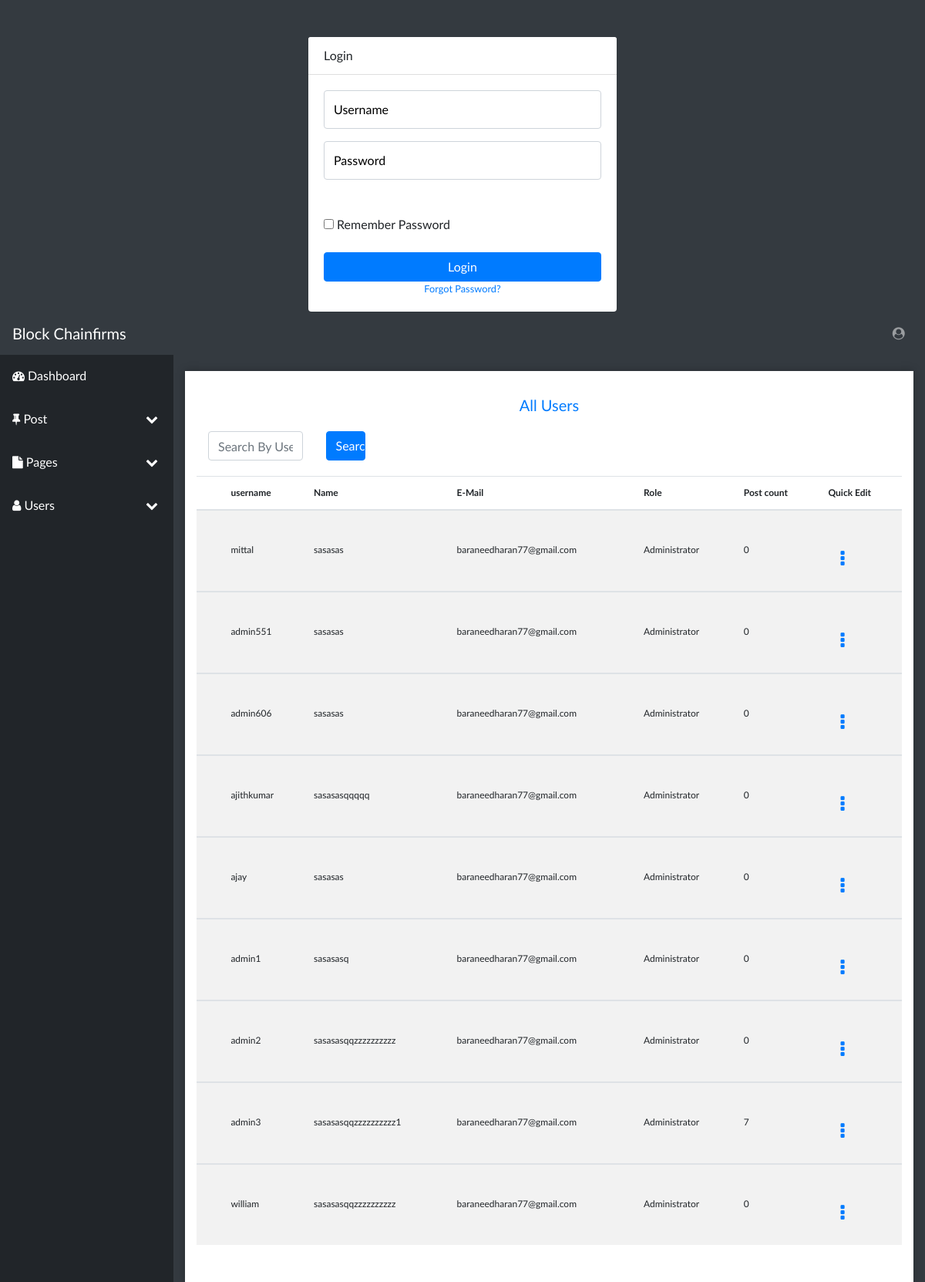
Screenshot of /alluser.php with the database file from the repository.
### tables this page shows
CREATE TABLE `newuser` (
  `id` int(10) NOT NULL,
  `username` varchar(50) NOT NULL,
  `email` varchar(50) NOT NULL,
  `firstname` varchar(50) NOT NULL,
  `lastname` varchar(50) NOT NULL,
  `NickName` varchar(100) NOT NULL,
  `Biographicalinfo` varchar(1000) NOT NULL,
  `image` varchar(50) NOT NULL,
  `password` varchar(50) NOT NULL,
  `role` varchar(50) NOT NULL,
  `createdTime` timestamp(6) NOT NULL DEFAULT current_timestamp(6),
  `updatedTime` varchar(50) NOT NULL,
  `LoggedTime` timestamp(6) NOT NULL DEFAULT current_timestamp(6),
  `logoutTime` timestamp(6) NOT NULL DEFAULT current_timestamp(6),
  `signed_in` varchar(11) NOT NULL
);

### alluser.php (the view, shortened to what this page needs)
<?php include("includes/header.php"); ?>
<body id="page-top">
 <?php include("includes/topnav.php"); ?>
  <div id="wrapper">
<?php include("includes/sidenav.php"); ?>
      <div class="container-fluid">
        <div class="row dash_row">
        <div class="col-md-12 outer-w3-agile">
    <a href="alluser.php"><h5  class="text-center">All Users</h5></a>
          <div class="row dash_row" style="margin-bottom: 20px;">
          <div class="col-md-2">
    <form action="" method="post">
    <input type="text" name="search" class="form-control" placeholder="Search By Username">
  </div>
  <div class="col-md-2 ">
    <input type="submit" name="selectByUsername" class="btn btn-primary col-md-5" value="Search">
  </div>
</div>
              <div class="table-responsive">
              <table id="mytable" class="table table-bordred table-striped">
                   <thead>
                   <th></th>
                   <th>username</th>
                    <th>Name</th>
                     <th>E-Mail</th>
                     <th>Role</th>
                     <th>Post count</th>
                      <th>Quick Edit</th>
                   </thead>
    <tbody>
    <?php
         if (!isset($_POST['selectByUsername'])) {
              $query="SELECT * FROM newuser";
$select_newuser=mysqli_query($connection,$query);
while($row=mysqli_fetch_array($select_newuser)) {
  $username=$row['username'];
  $email=$row['email'];
  $firstname=$row['firstname'];
    $role=$row['role'];
            ?>
    <tr>
    <td></td>
    <td ><label><?php echo $username;  ?></label></td>
    <td><label><?php echo $firstname;  ?></label></td>
    <td ><label><?php echo $email;  ?></label></td>
    <td><label><?php echo $role;  ?></label></td>
<?php
$post_query="SELECT * FROM posts WHERE username='{$username}'";
$post_select_query=mysqli_query($connection,$post_query);
if($post_select_query){
     $row_user = mysqli_num_rows($post_select_query);
     }
?>
    <td><label><?php echo $row_user;  ?></label></td>
    <td><label><a class="nav-link " href="#" id="actionmenu" role="button" data-toggle="dropdown" aria-haspopup="true" aria-expanded="false">
          <i class="fa fa-ellipsis-v font-24"></i>
        </a>
</label>
</td>
    </tr>
    </tbody>
    <?php
     }
}
    ?>
</table>
            </div>
                </div>
              </div>
      </div>
</div>
</body>
</html>

### css/style.css (style rules this page uses)
body { font-family: 'Lato', sans-serif !important; }
.font-24 { font-size:24px !important; }
.outer-w3-agile { padding: 2em 1em; -webkit-box-shadow: 0px 0px 11px 0px rgba(0, 0, 0, 0.25); -moz-box-shadow: 0px 0px 11px 0px rgba(0, 0, 0, 0.25); box-shadow: 0px 0px 11px 0px rgba(0, 0, 0, 0.25); background: #fff; }
.dash_row { margin-top: 22px !important; }
label { padding-top:30px; }
.container-fluid { margin-top:55px !important; }
table { font-size:12px !important; height:50%; overflow-x:scroll; }

### rows the page displays
newuser: username "mittal", firstname "sasasas", email "baraneedharan77@gmail.com", role "Administrator", row_user "0"
newuser: username "admin551", firstname "sasasas", email "baraneedharan77@gmail.com", role "Administrator", row_user "0"
newuser: username "admin606", firstname "sasasas", email "baraneedharan77@gmail.com", role "Administrator", row_user "0"
newuser: username "ajithkumar", firstname "sasasasqqqqq", email "baraneedharan77@gmail.com", role "Administrator", row_user "0"
newuser: username "ajay", firstname "sasasas", email "baraneedharan77@gmail.com", role "Administrator", row_user "0"
newuser: username "admin1", firstname "sasasasq", email "baraneedharan77@gmail.com", role "Administrator", row_user "0"
newuser: username "admin2", firstname "sasasasqqzzzzzzzzzz", email "baraneedharan77@gmail.com", role "Administrator", row_user "0"
newuser: username "admin3", firstname "sasasasqqzzzzzzzzzz1", email "baraneedharan77@gmail.com", role "Administrator", row_user "7"
newuser: username "william", firstname "sasasasqqzzzzzzzzzz", email "baraneedharan77@gmail.com", role "Administrator", row_user "0"
